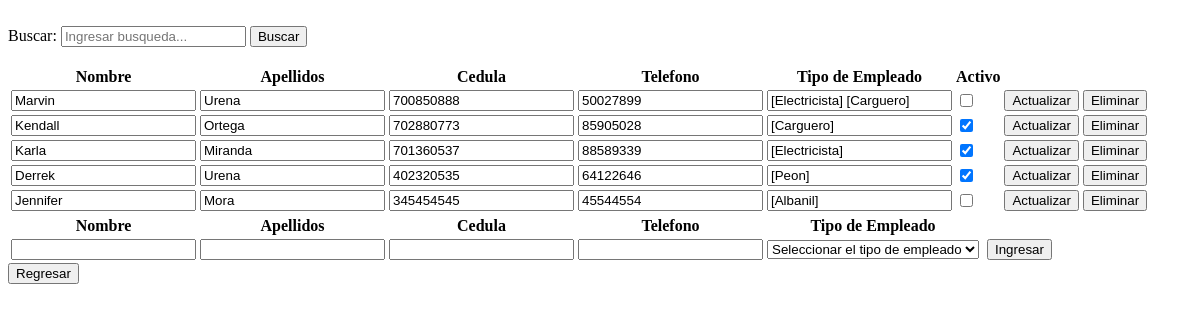
Page /view/EmpleadoView.php on the earlier database version.
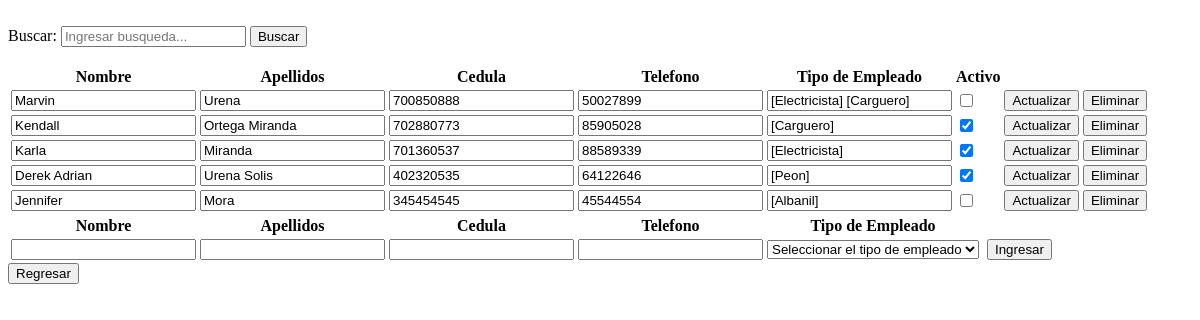
Same page on the later database version.
### tables this page shows
CREATE TABLE `tbempleado` (
  `tbempleadoid` int(11) NOT NULL,
  `tbempleadonombre` text NOT NULL,
  `tbempleadoapellidos` text NOT NULL,
  `tbempleadocedula` varchar(12) NOT NULL,
  `tbempleadotelefono` varchar(8) NOT NULL,
  `tbempleadoactivo` tinyint(1) NOT NULL
);

### data/EmpleadoData.php (called while the page is built, shortened)
<?php
include_once 'data.php';
include '../domain/Empleado.php';
class EmpleadoData extends Data {
    public function getAllEmpleado() {
        $conn = mysqli_connect($this->server, $this->user, $this->password, $this->db);
        $conn->set_charset('utf8');
        $querySelect = "SELECT * FROM tbempleado;";
        $result = mysqli_query($conn, $querySelect);
        $Empleados = [];
        while ($row = mysqli_fetch_array($result)) {
            $currentEmpleado = new Empleado($row['tbempleadoid'], $row['tbempleadonombre'], $row['tbempleadoapellidos'],
            $row['tbempleadocedula'], $row['tbempleadotelefono'], $row['tbempleadoactivo']);
            array_push($Empleados, $currentEmpleado);
        }
        return $Empleados;
    }
}

### business/EmpleadoBusiness.php (called while the page is built, shortened)
<?php
include '../data/EmpleadoData.php';
class EmpleadoBusiness {
    private $EmpleadoData;
    public function EmpleadoBusiness() {
        $this->EmpleadoData = new EmpleadoData();
    }
    public function getAllEmpleado() {
        return $this->EmpleadoData->getAllEmpleado();
    }
}

### domain/Empleado.php (called while the page is built, shortened)
<?php
class Empleado {
    private $empleadoId;
    private $empleadoNombre;
    private $empleadoApellidos;
    private $empleadoCedula;
    private $empleadoTelefono;
    private $empleadoActivo;
    function Empleado($empleadoId, $empleadoNombre,$empleadoApellidos, $empleadoCedula, $empleadoTelefono, $empleadoActivo) {
        $this->empleadoId = $empleadoId;
        $this->empleadoNombre = $empleadoNombre;
        $this->empleadoApellidos = $empleadoApellidos;
        $this->empleadoCedula = $empleadoCedula;
        $this->empleadoTelefono = $empleadoTelefono;
        $this->empleadoActivo = $empleadoActivo;
    }
    function getEmpleadoId() {
        return $this->empleadoId;
    }
    public function getEmpleadoNombre() {
        return $this->empleadoNombre;
    }
    function getEmpleadoApellidos() {
        return $this->empleadoApellidos;
    }
    function getEmpleadoCedula() {
        return $this->empleadoCedula;
    }
    function getEmpleadoTelefono() {
        return $this->empleadoTelefono;
    }
    function getEmpleadoActivo() {
        return $this->empleadoActivo;
    }
}

### data/data.php (called while the page is built, shortened)
<?php
class Data {
    public function Data() {
        $hostName = gethostname();
    }
}

### data/EmpleadoTipoAsignadoData.php (called while the page is built, shortened)
<?php
include_once 'data.php';
class EmpleadoTipoAsignadoData extends Data {
    public function getAllEmpleadoTipoAsignado($empleadoId) {
        $conn = mysqli_connect($this->server, $this->user, $this->password, $this->db);
        $conn->set_charset('utf8');
        $EmpleadoTipoBusiness = new EmpleadoTipoBusiness();
        $querySelect = "SELECT * FROM tbempleadotipoasignado WHERE tbempleadoid = ". $empleadoId .";";
        $result = mysqli_query($conn, $querySelect);
        $TiposAsignados = "";
        while ($row = mysqli_fetch_array($result)) {
            $TiposAsignados .="[". $EmpleadoTipoBusiness->getEmpleadoTipo($row['tbempleadotipoid']) . "] ";
        }
        return $TiposAsignados;
    }
}

### business/EmpleadoTipoAsignadoBusiness.php (called while the page is built, shortened)
<?php
include '../data/EmpleadoTipoAsignadoData.php';
class EmpleadoTipoAsignadoBusiness {
    private $EmpleadoTipoAsignadoData;
    public function EmpleadoTipoAsignadoBusiness() {
        $this->EmpleadoTipoAsignadoData = new EmpleadoTipoAsignadoData();
    }
    public function getAllEmpleadoTipoAsignado($empleadoId) {
        return $this->EmpleadoTipoAsignadoData->getAllEmpleadoTipoAsignado($empleadoId);
    }
}

### data/EmpleadoTipoData.php (called while the page is built, shortened)
<?php
include_once 'data.php';
class EmpleadoTipoData extends Data {
    public function getEmpleadoTipo($empleadoTipoId) {
        $conn = mysqli_connect($this->server, $this->user, $this->password, $this->db);
        $conn->set_charset('utf8');
        $querySelect = "SELECT * FROM tbempleadotipo WHERE tbempleadotipoid = ". $empleadoTipoId .";";
        $result = mysqli_query($conn, $querySelect);
        $tipoEmpleado = "";
        while ($row = mysqli_fetch_array($result)) {
            $tipoEmpleado = $row['tbempleadotiponombre'];
        }
        return $tipoEmpleado;
    }
}

### business/EmpleadoTipoBusiness.php (called while the page is built, shortened)
<?php
include '../data/EmpleadoTipoData.php';
class EmpleadoTipoBusiness {
    private $EmpleadoTipoData;
    public function EmpleadoTipoBusiness() {
        $this->EmpleadoTipoData = new EmpleadoTipoData();
    }
    public function getEmpleadoTipo($empleadoTipoId) {
        return $this->EmpleadoTipoData->getEmpleadoTipo($empleadoTipoId);
    }
}

### view/EmpleadoView.php (the view, shortened to what this page needs)
<!DOCTYPE html>
<html lang="en">
<head>
    <?php
    include '../business/EmpleadoBusiness.php';
    include '../business/EmpleadoTipoBusiness.php';
    include '../business/EmpleadoTipoAsignadoBusiness.php';
    ?>
</head>
<body>
    <section id="form">
        <form action="" method="post" autocomplete="off">
            <div>
                Buscar:
                <?php
                $nombre = "";
                echo '<input type="text" name="buscar" id = "buscar" required placeholder = "Ingresar busqueda..." value = "' . $nombre . '">';
                ?>
                <input type="button" name="search" id="search" value="Buscar" onclick="getData()">
                <ul id="lista"></ul>
            </div>
        </form>
        <table>
            <tr>
                <th>Nombre</th>
                <th>Apellidos</th>
                <th>Cedula</th>
                <th>Telefono</th>
                <th>Tipo de Empleado</th>
                <th>Activo</th>
            </tr>
            <tbody id=buscar>
                <?php
                $EmpleadoBusiness = new EmpleadoBusiness();
                $EmpleadoTipoAsignadoBusiness = new EmpleadoTipoAsignadoBusiness();
                $allEmpleados = $EmpleadoBusiness->getAllEmpleado();
                foreach ($allEmpleados as $current) {
                    echo '<form method="post" enctype="multipart/form-data" action="../business/EmpleadoAction.php">';
                    echo '<td><input type="text" name="tbempleadonombre" id="tbempleadonombre" value="' . $current->getEmpleadoNombre() . '"/></td>';
                    echo '<td><input type="text" name="tbempleadoapellidos" id="tbempleadoapellidos" value="' . $current->getEmpleadoApellidos() . '"/></td>';
                    echo '<td><input type="text" data-mask  ="0-0000-0000" minlength="5" maxlength="15" name="tbempleadocedula" id="tbempleadocedula" value="' . $current->getEmpleadoCedula() . '"/></td>';
                    echo '<td><input data-mask="0000-0000" type="text" min="10000000" max = "99999999" name="tbempleadotelefono" id="tbempleadotelefono" value="' . $current->getEmpleadoTelefono() . '"/></td>';
                    echo '<td><input type="text" readonly name="tbempleadotipoempleado" id="tbempleadotipoempleado" value="' . $EmpleadoTipoAsignadoBusiness->getAllEmpleadoTipoAsignado($current->getEmpleadoId()) . '"/></td>';
                  if($current->getEmpleadoActivo() == 1){
                    echo '<td><input type="checkbox" checked name="tbempleadoactivo" id="tbempleadoactivo" value="1"/></td>';
                  }else{
                    echo '<td><input type="checkbox" name="tbempleadoactivo" id="tbempleadoactivo" value="0"/></td>';
                  }
                    echo '<td><input type="submit" value="Actualizar" name="actualizar" id="actualizar"/></td>';
                    echo '<td><button onclick="eliminarEmpleado(' . $current->getEmpleadoId() . ')">Eliminar</button></td>';
                    echo '</form>';
                }
                ?>
            </tbody>
            <table>
                <tr>
                    <th>Nombre</th>
                    <th>Apellidos</th>
                    <th>Cedula</th>
                    <th>Telefono</th>
                    <th>Tipo de Empleado</th>
                </tr>
                <?php
                $empleadoNombre = "";
                $empleadoApellidos = "";
                $empleadoCedula = "";
                $empleadoTelefono = "";
                $empleadoActivo = 1;
                ?>
                <form method="post" enctype="multipart/form-data" action="../business/EmpleadoAction.php">
                    <tr>
                    <?php
                        echo '<td><input required type="text" name="tbempleadonombre" id="tbempleadonombre" value="' . $empleadoNombre . '"/></td>';
                        echo '<td><input required type="text" name="tbempleadoapellidos" id="tbempleadoapellidos" value="' . $empleadoApellidos . '"/></td>';
                        echo '<td><input required data-mask ="0-0000-0000" type="text" name="tbempleadocedula" id="tbempleadocedula" value="' . $empleadoCedula . '"  maxlength="15" minlength="9"/></td>';
                        echo '<td><input required data-mask ="0000-0000" type="text" name="tbempleadotelefono" id="tbempleadotelefono" value=" ' . $empleadoTelefono . '"   min="10000000" max = "99999999"/></td>';
                        ?>
                        <td><select name="tbempleadotipoempleado" id="" required>
                                <option value="">Seleccionar el tipo de empleado</option>
                            </select></td>
                        <?php
                        if($empleadoActivo == 1){
                            echo '<td><input type="hidden" checked name="tbempleadoactivo" id="tbempleadoactivo" value="' . $empleadoActivo . '"/></td>';
                          }else{
                            echo '<td><input type="hidden" name="tbempleadoactivo" id="tbempleadoactivo" value="' . $empleadoActivo . '"/></td>';
                          }
                        ?>
                        <td><input type="submit" value="Ingresar" name="crear" id="crear" /></td>
                    </tr>
                </form>
            </table>
        </table>
    </section>
    <form action ="../business/HomeAction.php" method = "POST">
    <button type="submit" name="regresar"> Regresar</button>
    </form>
</body>
</html>

### view/EmpleadoView.php (style rules this page uses)
ul { list-style-type: none; width: 250px; height: auto; position: absolute; z-index: 10; padding: 10px; }

Differences in the rows shown:
changed tbempleado "Kendall": tbempleadoapellidos "Ortega" → "Ortega Miranda"
changed tbempleado: tbempleadonombre "Derrek" → "Derek Adrian"; tbempleadoapellidos "Urena" → "Urena Solis"
